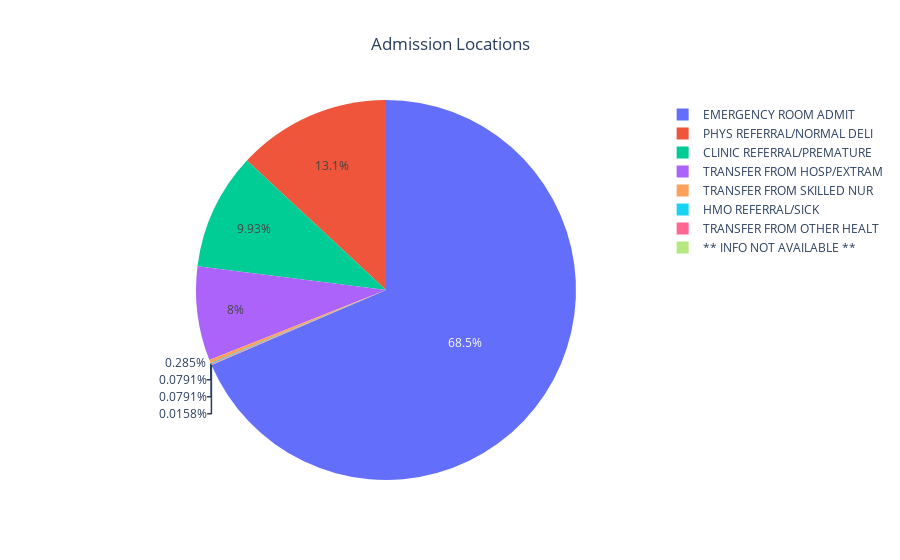

Notebook source saved alongside this figure:
### Code cell
# Plot admission location frequency 
fig = px.pie(admit_freq(filter_data(diagnosis,'Hyperpotassemia')), names='admission_location', values='row_id', title = 'Admission Locations')
fig.update_layout(title_x=.50)
fig.show()

### Figure 1 — Plotly figure (JSON) as saved in the notebook; plotly's stock layout.template omitted (floating-point values rounded to 4 significant figures)
{"data": [{"domain": {"x": [0, 1], "y": [0, 1]}, "hovertemplate": "admission_location=%{label}<br>row_id=%{value}<extra></extra>", "labels": ["EMERGENCY ROOM ADMIT", "PHYS REFERRAL/NORMAL DELI", "CLINIC REFERRAL/PREMATURE", "TRANSFER FROM HOSP/EXTRAM", "TRANSFER FROM SKILLED NUR", "HMO REFERRAL/SICK", "TRANSFER FROM OTHER HEALT", "** INFO NOT AVAILABLE **"], "legendgroup": "", "name": "", "showlegend": true, "type": "pie", "values": [4335, 827, 628, 506, 18, 5, 5, 1]}], "layout": {"autosize": true, "legend": {"tracegroupgap": 0}, "title": {"text": "Admission Locations", "x": 0.5}}}
